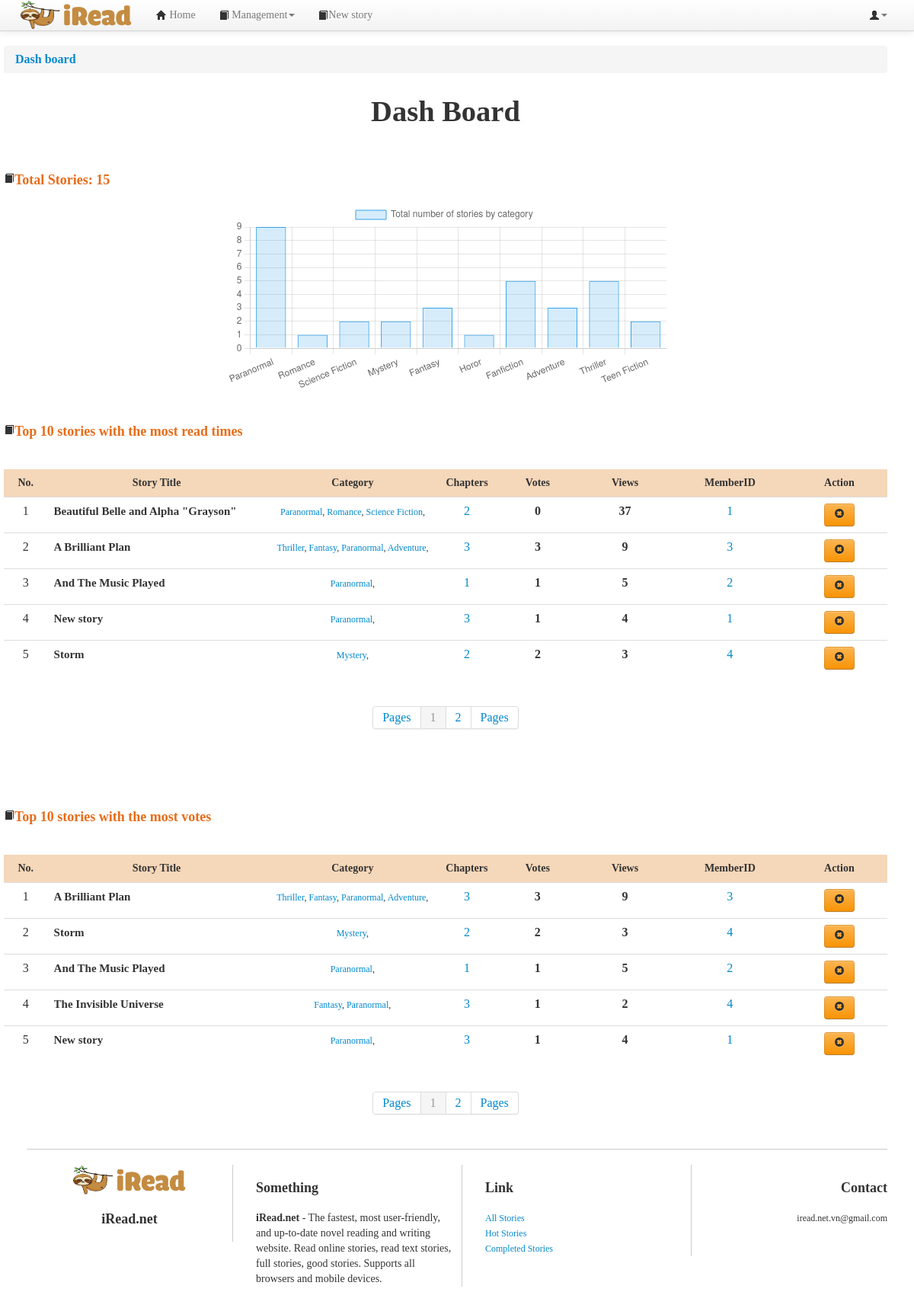
Page /admin/admin.php (signed in) on the earlier database version.
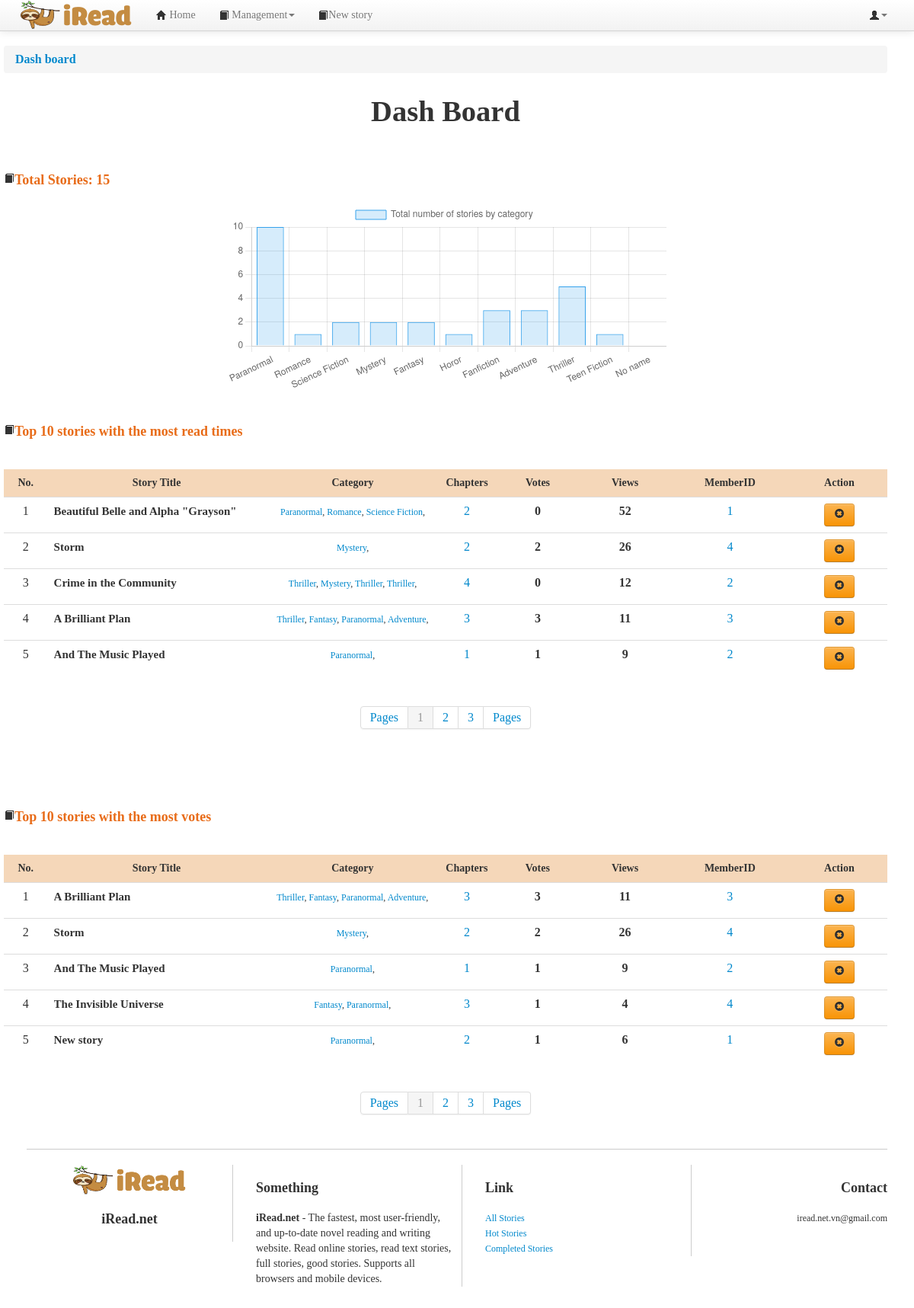
Same page on the later database version.
### tables this page shows
CREATE TABLE `story` (
  `storyID` int(10) NOT NULL,
  `storyName` varchar(200) NOT NULL,
  `memberID` int(20) DEFAULT NULL,
  `description` mediumtext DEFAULT NULL,
  `image` varchar(500) DEFAULT NULL,
  `viewNumber` int(11) NOT NULL DEFAULT 0,
  `voteNumber` int(11) NOT NULL DEFAULT 0,
  `status` varchar(20) NOT NULL DEFAULT 'On going'
);

CREATE TABLE `story_category` (
  `storyCatID` int(11) NOT NULL,
  `storyID` int(11) NOT NULL,
  `categoryID` int(11) NOT NULL
);

CREATE TABLE `category` (
  `categoryID` int(11) NOT NULL,
  `categoryName` varchar(50) NOT NULL
);

### db.php (called while the page is built, shortened)
<?php
	$hostname='localhost';
	$username='root';
	$password='';
	$dbname='final_project';
	$port=3306;
	function query($sql)
	{
		global $hostname;
		global $username;
		global $password;
		global $dbname;
		global $port;
		$conn = new mysqli($hostname, $username, $password, $dbname, $port);
		$result = $conn->query($sql);
		$rows = mysqli_fetch_all($result);
		return $rows;
	}
	function decryptString($string)
	{
		$string = str_replace('!1$#5', '"', $string);
		$string = str_replace("^-&~5", "'", $string);
		return($string);
	}
?>

### admin/admin.php (the view, shortened to what the changed rows need)
<!DOCTYPE html>
<html lang="vi">
<head>
<link href="../css/bootstrap.min.css" rel="stylesheet">
<link href="../css/bootstrap-responsive.css" rel="stylesheet">
<link href="../css/yamm.css" rel="stylesheet">
<link href="../css/style.css" rel="stylesheet">
<link href="../css/chosen.css" rel="stylesheet">
</head>
<?php
  require_once("../db.php");
    if(!isset($_SESSION['username'])){
?>
      <script >
      alert ("You must login to access this page!");
      window.location.replace("../login.php");
    </script>
<?php
  }else{
	  	$sql = "SELECT * FROM story";
		$row = query($sql);
		$total = count($row);
  }
?>
<body>
<div class="container">
<div class="container-fluid">
	<div class="row wrapper ">
		<h1 style="text-align: center;margin-top: 10px;">Dash Board</h1>
		<ul class="nav" style="margin-top: 40px; margin-bottom: 40px;">
			<li class="disable" style="float:left;width: 100%; color: #E86C19;">
				<h2><i class="icon-book icon-large"></i>Total Stories: <?=$total?></h2>
			</li>
		</ul>
		<ul class="nav" style="width: 100%;">
			<li style="width: 100%; height: 250px">
				<canvas id="bar_chart" style="margin: auto; min-width: 250px; width: 50%; height: 100%"></canvas>
			</li>
		</ul><br>
		<?php
			$sql = "SELECT * FROM category";
		    $row = query($sql);
		    for($i=0; $i<count($row); $i++){
		    	$categoryID = $row[$i][0];
		    	$label[] = $row[$i][1];
		    	$sql1 = "SELECT * FROM story_category WHERE categoryID = '".$categoryID."'";
			    $result1 = execsql($sql1);
			    if($result1 != null){
			    	$data[] = count(query($sql1));
			    }else{
			    	$data[] = 0;
			    }
		    }
		?>
		<script>
		// bar chart data
			var barData = {
			labels :<?php echo json_encode($label);?>,
			datasets: [{
			    label: 'Total number of stories by category ',
			    data: <?php echo json_encode($data);?>,
			    backgroundColor: 'rgba(54, 162, 235, 0.2)',
			    borderColor: 'rgb(54, 162, 235)',
			    borderWidth: 1
			  }]
			};
			var barOptions = {
		        scales: {
			      y: {
			        beginAtZero: true
			      }
			    }
		    }
			// get bar chart canvas
			var barchart = document.getElementById("bar_chart").getContext("2d");
				// draw bar chart
				//new Chart(income).Bar(barData, barOptions);
			 new Chart(barchart,{
					type: 'bar',
					data: barData,
				});
		</script>
		<ul class="nav" style="margin-top: 40px; margin-bottom: 40px">
			<li class="disable" style="float:left;width: 100%; color: #E86C19;">
				<h2><i class="icon-book icon-large"></i>Top 10 stories with the most read times</h2>
			</li>
		</ul>
		<div class="table-responsive" style="margin-top: 120px; width:100%">
			<table class="table" style="width: 100%">
				<thead>
					<tr>
						<th style="text-align: center; font-size: 14px; width: 5%; background-color: #F5D7B9">No.</th>
						<th style="text-align: center; font-size: 14px; width: 25%; background-color: #F5D7B9">Story Title</th>
						<th style="text-align: center; font-size: 14px; width: 20%%;background-color: #F5D7B9">Category</th>
						<th style="text-align: center; font-size: 14px; width: 5%;background-color: #F5D7B9">Chapters</th>
						<th style="text-align: center; font-size: 14px; width: 10%;background-color: #F5D7B9">Votes</th>
						<th style="text-align: center; font-size: 14px; width: 10%;background-color: #F5D7B9">Views</th>
						<th style="text-align: center; font-size: 14px; width: 14%;background-color: #F5D7B9">MemberID</th>
						<th style="text-align: center; font-size: 14px; width: 11%;background-color: #F5D7B9">Action</th>
					</tr>
				</thead>
				<tbody>
				<?php
					$allrow = count($row);
					$pagesize = 5;
					$allpage = 1;
					if($allrow % $pagesize == 0){
						$allpage = $allrow / $pagesize;
					}else{
						$allpage = (int)($allrow / $pagesize) + 1;
					}
					$beginrow = 1;
					$currentpage = 1;
					if((!isset($_GET['currentpage_view'])) || ($_GET['currentpage_view'] == '1'))
					{
						$beginrow = 0;
						$currentpage = 1;
					}else{
					$beginrow = ($_GET['currentpage_view'] - 1) * $pagesize;
					$currentpage = $_GET['currentpage_view'];
					}
					$sql2= "SELECT * FROM story ORDER BY viewNumber DESC LIMIT {$beginrow} , {$pagesize}";
					$row2=query($sql2);
					for($i=0; $i < count($row2); $i++)
					{
						$storyID = $row2[$i][0];
						$storyName = $row2[$i][1];
						$viewNumber = $row2[$i][5];
						$voteNumber = $row2[$i][6];
						$memberID = $row2[$i][2];
				?>
					<tr>
						<td style=" width: 5%; text-align: center;"><?=$i+1+($currentpage-1)*10?></td>
						<td class="nav-list name_list" style="width: 25%">
							<div class="media-body">
								<a href="chapterlist.php?storyID=<?=$storyID?>">
									<h2 class="media-heading" style="font-size: 15px;line-height:20px;margin: 0;padding: 0;font-weight: bold;color:#333333; text-align: left;"><?=decryptString($storyName)?></h2>
								</a>
							</div>
						</td>
						<td style="width: 20%">
							<div  style="text-align: center; width: 100%">
								<div class="media-body">
								<?php
									$sql3 = "Select * from category INNER JOIN story_category ON category.categoryID = story_category.categoryID WHERE storyID='" .$storyID . "'";
									$row3 = query($sql3);
									for ($j=0; $j < count($row3);$j++)
									{
								?>
										<span class="list-category" style="font-size: 12px; text-align: justify;">
											<span><a href="./storybycat.php?categoryID=<?=$row3[$j][0]?>"><?=$row3[$j][1]?></a></span>,
										</span>
								<?php
									}
								?>
								</div>
								</td>
								<td style="width: 5%; text-align: center;">
								<?php
									$sql4 = "SELECT * FROM chapter WHERE storyID='" .$storyID . "'";
									$row4 = query($sql4);
									echo('<a href="./chapterlist.php?storyID='.$storyID.'">'.count($row4).'</a>');
								?>
								</td>
								<td style="width: 5%; text-align: center;">
									<span itemprop="votes"><b> <?=$voteNumber?></b>
									</span>
								</td>
								<td style="width: 5%; text-align: center;">
									<span itemprop="rating"><b> <?=$viewNumber?></b>
									</span>
								</td>
								<td style="width: 14%; text-align: center;">
									<a href="memberlist.php?memberID=<?=$memberID?>"><?=$memberID?></a>
								</td>
								<td style="width: 11%; text-align: center; ">
									<button type="button" name="btn_delete" id="btn_delete<?=$storyID?>" class="btn btn-warning" data-toggle="modal" data-target="#delete_confirm<?=$storyID?>"><i class="icon-remove-sign"></i>
									</button>
								</td>
							</tr>
				<?php
					}
				?>
					</tbody>
				</table>
			</div>
			<div class="paging">
				<div class="pagination pagination-centered">
					<ul>
							<?php
							for($i = 1; $i <= $allpage; $i++)
							{
								if($currentpage == $i){
								?>
									<li class="active"><a href=""><?=$i?></a></li>
								<?php
								}else{
							?>
									<li class="disable"><a href="admin.php?currentpage_view=<?=$i?>"><?php echo $i ." "; ?></a></li>
							<?php
								}
							}
							?>
					</ul>
				</div>
			</div> <br>
			<ul class="nav" style="margin-top: 40px; margin-bottom: 40px">
			<li class="disable" style="float:left;width: 100%; color: #E86C19;">
				<h2><i class="icon-book icon-large"></i>Top 10 stories with the most votes</h2>
			</li>
		</ul>
		<div class="table-responsive" style="margin-top: 120px; width:100%">
			<table class="table" style="width: 100%">
				<thead>
					<tr>
						<th style="text-align: center; font-size: 14px; width: 5%; background-color: #F5D7B9">No.</th>
						<th style="text-align: center; font-size: 14px; width: 25%; background-color: #F5D7B9">Story Title</th>
						<th style="text-align: center; font-size: 14px; width: 20%%;background-color: #F5D7B9">Category</th>
						<th style="text-align: center; font-size: 14px; width: 5%;background-color: #F5D7B9">Chapters</th>
						<th style="text-align: center; font-size: 14px; width: 10%;background-color: #F5D7B9">Votes</th>
						<th style="text-align: center; font-size: 14px; width: 10%;background-color: #F5D7B9">Views</th>
						<th style="text-align: center; font-size: 14px; width: 14%;background-color: #F5D7B9">MemberID</th>
						<th style="text-align: center; font-size: 14px; width: 11%;background-color: #F5D7B9">Action</th>
					</tr>
				</thead>
				<tbody>
				<?php
					$allrow = count($row);
					$pagesize = 5;
					$allpage = 1;
					if($allrow % $pagesize == 0){
						$allpage = $allrow / $pagesize;
					}else{
						$allpage = (int)($allrow / $pagesize) + 1;
					}
					$beginrow = 1;
					$currentpage = 1;
					if((!isset($_GET['currentpage_vote'])) || ($_GET['currentpage_vote'] == '1'))
					{
						$beginrow = 0;
						$currentpage = 1;
					}else{
					$beginrow = ($_GET['currentpage_vote'] - 1) * $pagesize;
					$currentpage = $_GET['currentpage_vote'];
					}
					$sql2= "SELECT * FROM story ORDER BY voteNumber DESC LIMIT {$beginrow} , {$pagesize}";
					$row2=query($sql2);
					for($i=0; $i < count($row2); $i++)
					{
						$storyID = $row2[$i][0];
						$storyName = $row2[$i][1];
						$viewNumber = $row2[$i][5];
						$voteNumber = $row2[$i][6];
						$memberID = $row2[$i][2];
				?>
					<tr>
						<td style=" width: 5%; text-align: center;"><?=$i+1+($currentpage-1)*10?></td>
						<td class="nav-list name_list" style="width: 25%">
							<div class="media-body">
								<a href="chapterlist.php?storyID=<?=$storyID?>">
									<h2 class="media-heading" style="font-size: 15px;line-height:20px;margin: 0;padding: 0;font-weight: bold;color:#333333; text-align: left;"><?=decryptString($storyName)?></h2>
								</a>
							</div>
						</td>
						<td style="width: 20%">
							<div  style="text-align: center; width: 100%">
								<div class="media-body">
								<?php
									$sql3 = "Select * from category INNER JOIN story_category ON category.categoryID = story_category.categoryID WHERE storyID='" .$storyID . "'";
									$row3 = query($sql3);
									for ($j=0; $j < count($row3);$j++)
									{
								?>
										<span class="list-category" style="font-size: 12px; text-align: justify;">
											<span><a href="./storybycat.php?categoryID=<?=$row3[$j][0]?>"><?=$row3[$j][1]?></a></span>,
										</span>
								<?php
									}
								?>
								</div>
								</td>
								<td style="width: 5%; text-align: center;">
								<?php
									$sql4 = "SELECT * FROM chapter WHERE storyID='" .$storyID . "'";
									$row4 = query($sql4);
									echo('<a href="./chapterlist.php?storyID='.$storyID.'">'.count($row4).'</a>');
								?>
								</td>
								<td style="width: 5%; text-align: center;">
									<span itemprop="votes"><b> <?=$voteNumber?></b>
									</span>
								</td>
								<td style="width: 5%; text-align: center;">
									<span itemprop="rating"><b> <?=$viewNumber?></b>
									</span>
								</td>
								<td style="width: 14%; text-align: center;">
									<a href="memberlist.php?memberID=<?=$memberID?>"><?=$memberID?></a>
								</td>
								<td style="width: 11%; text-align: center; ">
									<button type="button" name="btn_delete" id="btn_delete<?=$storyID?>" class="btn btn-warning" data-toggle="modal" data-target="#delete_confirm<?=$storyID?>"><i class="icon-remove-sign"></i>
									</button>
								</td>
							</tr>
				<?php
					}
				?>
					</tbody>
				</table>
			</div>
			<div class="paging">
				<div class="pagination pagination-centered">
					<ul>
							<?php
							for($i = 1; $i <= $allpage; $i++)
							{
								if($currentpage == $i){
								?>
									<li class="active"><a href=""><?=$i?></a></li>
								<?php
								}else{
							?>
									<li class="disable"><a href="admin.php?currentpage_vote=<?=$i?>"><?php echo $i ." "; ?></a></li>
							<?php
								}
							}
							?>
					</ul>
				</div>
			</div>
			</div>
			<?php
			require_once("../footers/footer.php");
		?>
		</div>
</body>
</html>

Differences in the rows shown:
no longer on one of the page's lists (row edited): story: storyName "New story", voteNumber "1", viewNumber "4", memberID "1"
changed story "Beautiful Belle and Alpha \"Grayson\"": viewNumber "37" → "52"
changed story "Storm": currentpage "5" → "2"; viewNumber "3" → "26"; moves up the list
now on this page (row edited): story: currentpage "3", storyName "Crime in the Community", count($row4) "4", voteNumber "0", viewNumber "12", memberID "2", shown under "Top 10 stories with the most read times"
now on this page (row unchanged): story_category: categoryID.categoryName "Thriller", shown under "3"
now on this page (row unchanged): story_category: categoryID.categoryName "Mystery", shown under "3"
now on this page (row unchanged): story_category: categoryID.categoryName "Thriller", shown under "3"
now on this page (row unchanged): story_category: categoryID.categoryName "Thriller", shown under "3"
changed story "A Brilliant Plan": currentpage "2" → "4"; viewNumber "9" → "11"
changed story "And The Music Played": currentpage "3" → "5"; viewNumber "5" → "9"
changed story "The Invisible Universe": viewNumber "2" → "4"
changed story "New story": count($row4) "3" → "2"; viewNumber "4" → "6"; loses story_category (categoryID.categoryName "Paranormal")
Other differences:
chart data {{ json_encode($label) }}: ["Paranormal","Romance","Science Fiction","Mystery","Fantasy","Horor","Fanfiction","Adventure","Thriller","Teen Fiction"] → ["Paranormal","Romance","Science Fiction","Mystery","Fantasy","Horor","Fanfiction","Adventure","Thriller","Teen Fiction","No name"]
chart data {{ json_encode($data) }}: [9,1,2,2,3,1,5,3,5,2] → [10,1,2,2,2,1,3,3,5,1,0]
new list line: "3"
